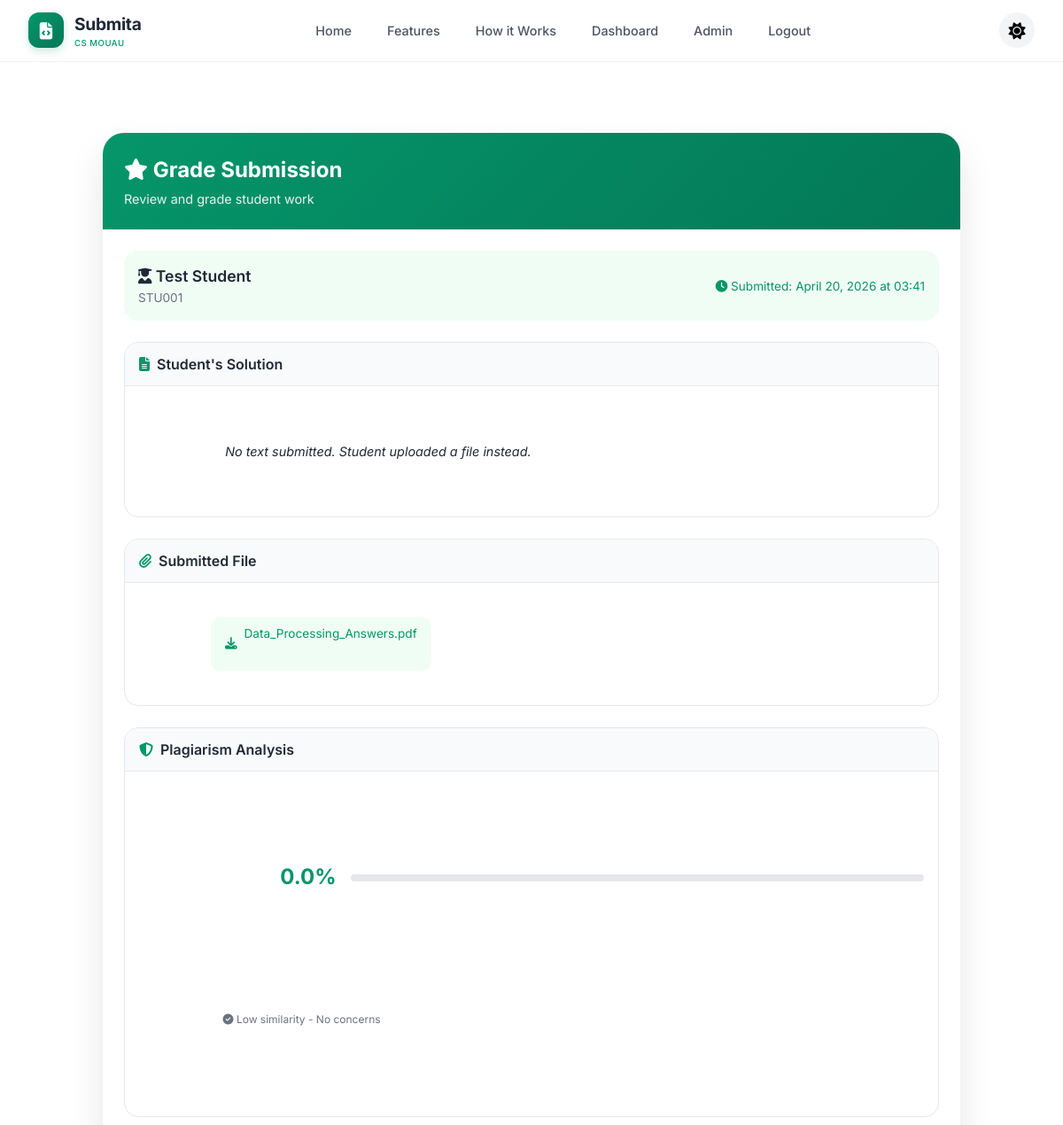
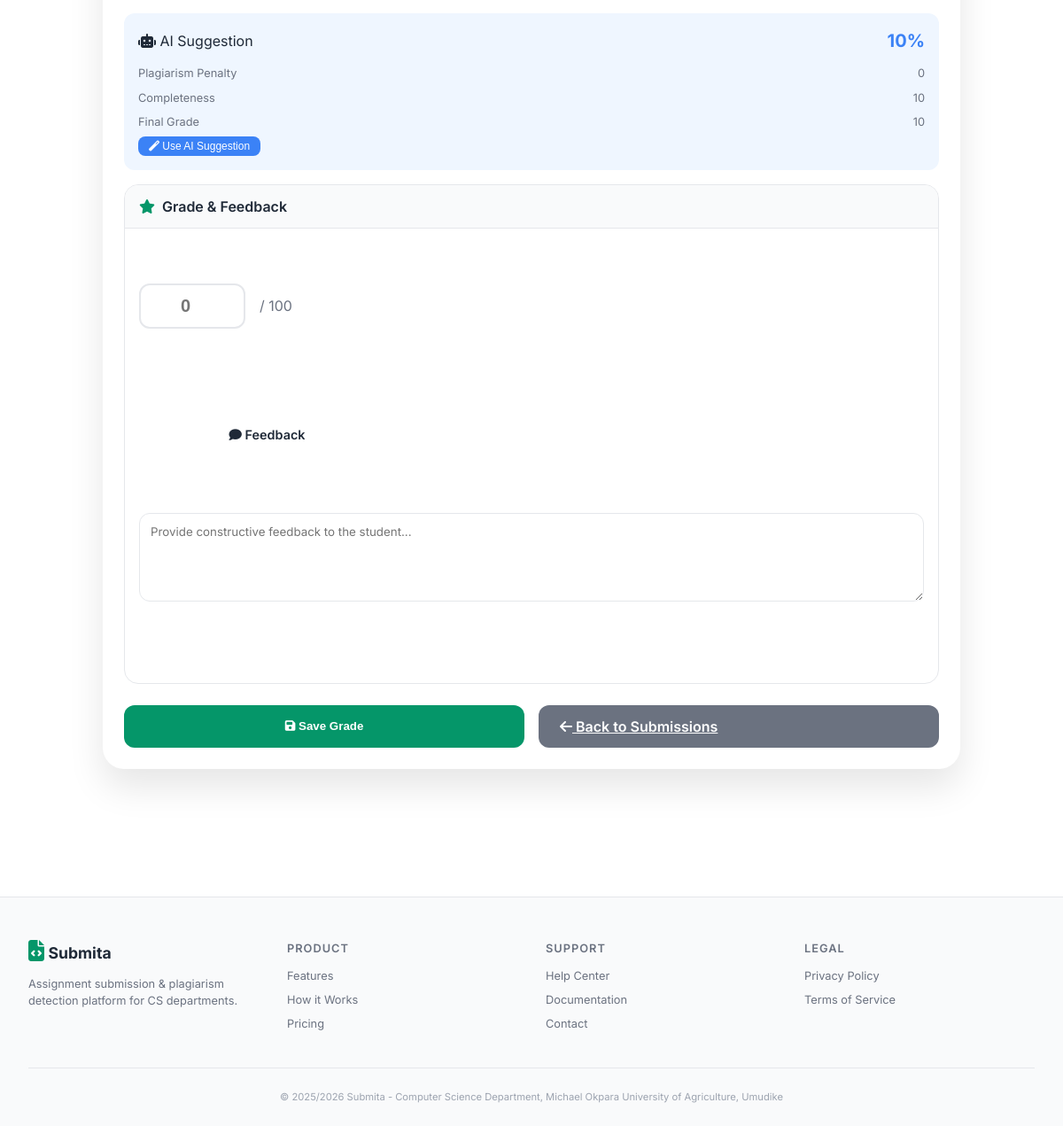
The page /grade/1 (signed in) on the database its author committed (2 pictures, top to bottom).
### models.py (models this page shows, shortened)
class User(UserMixin, db.Model):
    __tablename__ = 'user'
    id = db.Column(db.Integer, primary_key=True)
    email = db.Column(db.String(120), unique=True, nullable=False)
    matric = db.Column(db.String(50), unique=True, nullable=False)
    name = db.Column(db.String(100), nullable=False)
    password = db.Column(db.String(200), nullable=False)
    code = db.Column(db.String(6))
    verified = db.Column(db.Boolean, default=False)
    role = db.Column(db.String(20), default=UserRole.STUDENT)
    department = db.Column(db.String(100), default='Computer Science')
    created_at = db.Column(db.DateTime, default=datetime.now)
    last_login = db.Column(db.DateTime)
    def is_admin(self):
        return self.role == UserRole.ADMIN
    def is_lecturer(self):
        return self.role == UserRole.LECTURER

class Submission(db.Model):
    __tablename__ = 'submission'
    id = db.Column(db.Integer, primary_key=True)
    assignment_id = db.Column(db.Integer, db.ForeignKey('assignment_submission.id'), nullable=False)
    student_id = db.Column(db.Integer, db.ForeignKey('user.id'), nullable=False)
    content = db.Column(db.Text)
    file_path = db.Column(db.String(500))
    original_filename = db.Column(db.String(200))
    file_type = db.Column(db.String(50))
    github_url = db.Column(db.String(500))
    submitted_at = db.Column(db.DateTime, default=datetime.now)
    plagiarism_score = db.Column(db.Float, default=0.0)
    grade = db.Column(db.Float)
    feedback = db.Column(db.Text)
    auto_graded = db.Column(db.Boolean, default=False)
    grade_breakdown = db.Column(db.Text)
    is_draft = db.Column(db.Boolean, default=False)
    draft_saved_at = db.Column(db.DateTime)
    resubmission_count = db.Column(db.Integer, default=0)
    last_resubmitted_at = db.Column(db.DateTime)
    student = db.relationship('User', backref='submissions', foreign_keys=[student_id])
    assignment = db.relationship('AssignmentSubmission', backref='submissions', foreign_keys=[assignment_id])

### app.py (the view, shortened to what this page needs)
@app.route("/grade/<int:submission_id>", methods=["GET", "POST"])
@lecturer_required
def grade_submission(submission_id):
    submission = Submission.query.get_or_404(submission_id)
    assignment = AssignmentSubmission.query.get(submission.assignment_id)
    if assignment.created_by != current_user.id and not current_user.is_admin():
        flash("Permission denied. You can only grade submissions for your own assignments.", "danger")
        return redirect(url_for("lecturer_dashboard"))
    auto_grade, breakdown = calculate_auto_grade(submission, assignment)
    return render_template(
        "grade_submission.html",
        submission=submission,
        assignment=assignment,
        auto_grade=round(auto_grade, 1),
        breakdown=breakdown,
    )

### app.py (called while the page is built)
def lecturer_required(f):
    @wraps(f)
    @login_required
    def decorated_function(*args, **kwargs):
        if not (current_user.is_lecturer() or current_user.is_admin()):
            flash("Access denied. Lecturer privileges required.", "danger")
            return redirect(url_for("dashboard"))
        return f(*args, **kwargs)
    return decorated_function

@login_manager.user_loader
def load_user(user_id):
    return User.query.get(int(user_id))

### templates/grade_submission.html (shortened to what this page needs)
{% extends "base.html" %}
{% block content %}
<div class="grade-container">
    <div class="grade-card">
        <div class="grade-header">
            <h1><i class="fas fa-star"></i> Grade Submission</h1>
            <p>Review and grade student work</p>
        </div>
        <div class="grade-content">
            <div class="student-info">
                <div>
                    <div class="student-name">
                        <i class="fas fa-user-graduate"></i> {{ submission.student.name }}
                    </div>
                    <div class="student-matric">{{ submission.student.matric }}</div>
                </div>
                <div class="submission-date">
                    <i class="fas fa-clock"></i> Submitted: {{ submission.submitted_at.strftime('%B %d, %Y at %H:%M') }}
                </div>
            </div>
            <div class="section">
                <div class="section-title">
                    <i class="fas fa-file-alt"></i> Student's Solution
                </div>
                <div class="section-content">
                    {% if submission.content %}
                        {{ submission.content|safe }}
                    {% else %}
                        <em>No text submitted. Student uploaded a file instead.</em>
                    {% endif %}
                </div>
            </div>
            {% if submission.file_path %}
            <div class="section">
                <div class="section-title">
                    <i class="fas fa-paperclip"></i> Submitted File
                </div>
                <div class="section-content">
                    <a href="{{ url_for('download_submission_file', submission_id=submission.id) }}" class="file-link">
                        <i class="fas fa-download"></i> {{ submission.original_filename or 'Download File' }}
                    </a>
                </div>
            </div>
            {% endif %}
            <div class="section">
                <div class="section-title">
                    <i class="fas fa-shield-alt"></i> Plagiarism Analysis
                </div>
                <div class="section-content">
                    <div class="plagiarism-indicator">
                        <div class="plagiarism-score
                            {% if submission.plagiarism_score > 60 %}plagiarism-high
                            {% elif submission.plagiarism_score > 30 %}plagiarism-mid
                            {% else %}plagiarism-low{% endif %}">
                            {{ "%.1f"|format(submission.plagiarism_score) }}%
                        </div>
                        <div class="plagiarism-bar">
                        </div>
                    </div>
                    <div style="margin-top: 0.5rem; font-size: 0.75rem; color: #6b7280;">
                        {% if submission.plagiarism_score > 60 %}
                            <i class="fas fa-exclamation-triangle"></i> High similarity detected - Please review carefully
                        {% elif submission.plagiarism_score > 30 %}
                            <i class="fas fa-info-circle"></i> Moderate similarity - Review flagged sections
                        {% else %}
                            <i class="fas fa-check-circle"></i> Low similarity - No concerns
                        {% endif %}
                    </div>
                </div>
            </div>
            {% if auto_grade %}
            <div class="auto-grade-box">
                <div class="auto-grade-header">
                    <span><i class="fas fa-robot"></i> AI Suggestion</span>
                    <span class="auto-grade-score">{{ auto_grade }}%</span>
                </div>
                <div class="breakdown-list">
                    {% if breakdown %}
                        {% for key, value in breakdown.items() %}
                            <div class="breakdown-item">
                                <span>{{ key.replace('_', ' ').title() }}</span>
                                <span>{{ value }}</span>
                            </div>
                        {% endfor %}
                    {% endif %}
                </div>
                <button type="button" class="btn-use-auto" onclick="useAutoGrade()">
                    <i class="fas fa-magic"></i> Use AI Suggestion
                </button>
            </div>
            {% endif %}
            <form method="POST" id="gradeForm">
                <div class="section">
                    <div class="section-title">
                        <i class="fas fa-star"></i> Grade & Feedback
                    </div>
                    <div class="section-content">
                        <div class="grade-input-group">
                            <input type="number" name="grade" id="gradeInput" class="grade-input"
                                   step="0.5" min="0" max="100"
                                   value="{{ submission.grade if submission.grade else '' }}"
                                   placeholder="0">
                            <span class="grade-max">/ 100</span>
                        </div>
                        <label style="font-weight: 600; margin-bottom: 0.5rem; display: block;">
                            <i class="fas fa-comment"></i> Feedback
                        </label>
                        <textarea name="feedback" placeholder="Provide constructive feedback to the student...">{{ submission.feedback or '' }}</textarea>
                    </div>
                </div>
                <div class="action-buttons">
                    <button type="submit" class="btn-primary" onclick="setAutoGrade(false)">
                        <i class="fas fa-save"></i> Save Grade
                    </button>
                    <a href="{{ url_for('manage_assignment', assignment_id=assignment.id) }}" class="btn-secondary">
                        <i class="fas fa-arrow-left"></i> Back to Submissions
                    </a>
                </div>
            </form>
        </div>
    </div>
</div>
{% endblock %}

### static/css/style.css (style rules this page uses)
:root { --primary: #059669; --primary-dark: #047857; --primary-light: #10b981; --secondary: #6b7280; --dark: #1f2937; --light: #f9fafb; --gray: #6b7280; --gray-light: #e5e7eb; --danger: #ef4444; --warning: #f59e0b; --success: #10b981; --info: #3b82f6; --white: #ffffff; --black: #111827; }
* { margin: 0; padding: 0; box-sizing: border-box; }
body { font-family: 'Inter', sans-serif; color: var(--dark); line-height: 1.5; background: var(--white); transition: background-color 0.3s ease, color 0.3s ease; }

### templates/grade_submission.html (style rules this page uses)
.grade-container { max-width: 1000px; margin: 2rem auto; padding: 1rem; }
.grade-card { background: white; border-radius: 24px; box-shadow: 0 20px 40px rgba(0,0,0,0.1); overflow: hidden; }
.grade-header { background: linear-gradient(135deg, #059669, #047857); padding: 1.5rem; color: white; }
.grade-header h1 { font-size: 1.5rem; font-weight: 700; margin-bottom: 0.25rem; }
.grade-header p { opacity: 0.9; font-size: 0.9rem; }
.grade-content { padding: 1.5rem; }
.student-info { background: #f0fdf4; border-radius: 16px; padding: 1rem; margin-bottom: 1.5rem; display: flex; justify-content: space-between; align-items: center; flex-wrap: wrap; gap: 1rem; }
.student-name { font-size: 1.1rem; font-weight: 600; color: #1f2937; }
.student-matric { font-size: 0.85rem; color: #6b7280; }
.submission-date { font-size: 0.85rem; color: #059669; }
.section { margin-bottom: 1.5rem; border: 1px solid #e5e7eb; border-radius: 16px; overflow: hidden; }
.section-title { background: #f9fafb; padding: 0.75rem 1rem; font-weight: 600; color: #1f2937; border-bottom: 1px solid #e5e7eb; display: flex; align-items: center; gap: 0.5rem; }
.section-title i { color: #059669; }
.section-content { padding: 1rem; line-height: 1.6; font-size: 0.9rem; white-space: pre-wrap; word-wrap: break-word; }
.plagiarism-indicator { display: flex; align-items: center; gap: 1rem; flex-wrap: wrap; }
.plagiarism-score { font-size: 1.5rem; font-weight: 700; }
.plagiarism-low { color: #059669; }
.plagiarism-bar { flex: 1; height: 8px; background: #e5e7eb; border-radius: 10px; overflow: hidden; }
.auto-grade-box { background: #eff6ff; border-radius: 12px; padding: 1rem; margin-bottom: 1rem; }
.auto-grade-header { display: flex; justify-content: space-between; align-items: center; margin-bottom: 0.5rem; }
.auto-grade-score { font-size: 1.25rem; font-weight: 700; color: #3b82f6; }
.btn-use-auto { background: #3b82f6; color: white; border: none; padding: 0.25rem 0.75rem; border-radius: 8px; font-size: 0.75rem; cursor: pointer; }
.breakdown-list { font-size: 0.8rem; color: #6b7280; }
.breakdown-item { display: flex; justify-content: space-between; padding: 0.25rem 0; }
.grade-input-group { display: flex; align-items: center; gap: 1rem; margin-bottom: 1rem; }
.grade-input { width: 120px; padding: 0.75rem; font-size: 1.25rem; font-weight: 600; text-align: center; border: 2px solid #e5e7eb; border-radius: 12px; }
.grade-max { font-size: 1rem; color: #6b7280; }
textarea { width: 100%; padding: 0.75rem; border: 1px solid #e5e7eb; border-radius: 12px; font-family: inherit; resize: vertical; min-height: 100px; }
.action-buttons { display: flex; gap: 1rem; margin-top: 1.5rem; flex-wrap: wrap; }
.btn-primary { background: #059669; color: white; border: none; padding: 0.75rem 1.5rem; border-radius: 12px; font-weight: 600; cursor: pointer; flex: 1; transition: all 0.2s; }
.btn-secondary { background: #6b7280; color: white; border: none; padding: 0.75rem 1.5rem; border-radius: 12px; font-weight: 600; cursor: pointer; flex: 1; transition: all 0.2s; }
.file-link { display: inline-flex; align-items: center; gap: 0.5rem; background: #f0fdf4; padding: 0.5rem 1rem; border-radius: 10px; color: #059669; text-decoration: none; font-size: 0.85rem; }

### rows shown on the page
User: student.name "Test Student", student.matric "STU001"
Submission: submitted_at "April 20, 2026 at 03:41", original_filename "Data_Processing_Answers.pdf", plagiarism_score "0.0"

### other values the page prints
{{ auto_grade }} "10"
{{ key.replace('_', ' ').title() }} "Plagiarism Penalty" "Completeness" "Final Grade"
{{ value }} "0" "10" "10"
